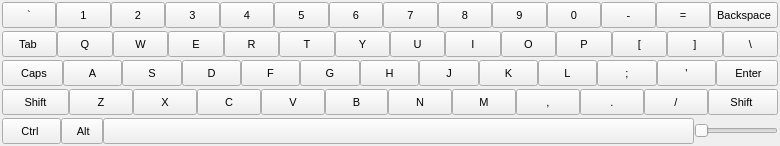
<?xml version="1.0" encoding="UTF-8"?>
<ui version="4.0">
 <class>WidgetKeyboard</class>
 <widget class="QWidget" name="WidgetKeyboard">
  <property name="geometry">
   <rect>
    <x>0</x>
    <y>0</y>
    <width>780</width>
    <height>146</height>
   </rect>
  </property>
  <property name="windowTitle">
   <string>Virtual Keyboard</string>
  </property>
  <layout class="QVBoxLayout" name="verticalLayout_2" stretch="0">
   <property name="spacing">
    <number>2</number>
   </property>
   <property name="margin">
    <number>2</number>
   </property>
   <item>
    <layout class="QGridLayout" name="gridLayout_5" rowstretch="2" columnstretch="7">
     <item row="0" column="0">
      <layout class="QGridLayout" name="gridLayout_3">
       <property name="spacing">
        <number>3</number>
       </property>
       <item row="0" column="0">
        <layout class="QHBoxLayout" name="horizontalLayout">
         <property name="spacing">
          <number>0</number>
         </property>
         <item>
          <widget class="QToolButton" name="btnTilt">
           <property name="sizePolicy">
            <sizepolicy hsizetype="Expanding" vsizetype="Expanding">
             <horstretch>0</horstretch>
             <verstretch>0</verstretch>
            </sizepolicy>
           </property>
           <property name="font">
            <font>
             <pointsize>8</pointsize>
            </font>
           </property>
           <property name="accessibleName">
            <string>0x60</string>
           </property>
           <property name="text">
            <string>`</string>
           </property>
           <property name="autoRepeat">
            <bool>true</bool>
           </property>
          </widget>
         </item>
         <item>
          <widget class="QToolButton" name="btn1">
           <property name="sizePolicy">
            <sizepolicy hsizetype="Expanding" vsizetype="Expanding">
             <horstretch>0</horstretch>
             <verstretch>0</verstretch>
            </sizepolicy>
           </property>
           <property name="font">
            <font>
             <pointsize>8</pointsize>
            </font>
           </property>
           <property name="accessibleName">
            <string>0x31</string>
           </property>
           <property name="text">
            <string>1</string>
           </property>
           <property name="autoRepeat">
            <bool>true</bool>
           </property>
          </widget>
         </item>
         <item>
          <widget class="QToolButton" name="btn2">
           <property name="sizePolicy">
            <sizepolicy hsizetype="Expanding" vsizetype="Expanding">
             <horstretch>0</horstretch>
             <verstretch>0</verstretch>
            </sizepolicy>
           </property>
           <property name="font">
            <font>
             <pointsize>8</pointsize>
            </font>
           </property>
           <property name="accessibleName">
            <string>0x32</string>
           </property>
           <property name="text">
            <string>2</string>
           </property>
           <property name="autoRepeat">
            <bool>true</bool>
           </property>
          </widget>
         </item>
         <item>
          <widget class="QToolButton" name="btn3">
           <property name="sizePolicy">
            <sizepolicy hsizetype="Expanding" vsizetype="Expanding">
             <horstretch>0</horstretch>
             <verstretch>0</verstretch>
            </sizepolicy>
           </property>
           <property name="font">
            <font>
             <pointsize>8</pointsize>
            </font>
           </property>
           <property name="accessibleName">
            <string>0x33</string>
           </property>
           <property name="text">
            <string>3</string>
           </property>
           <property name="autoRepeat">
            <bool>true</bool>
           </property>
          </widget>
         </item>
         <item>
          <widget class="QToolButton" name="btn4">
           <property name="sizePolicy">
            <sizepolicy hsizetype="Expanding" vsizetype="Expanding">
             <horstretch>0</horstretch>
             <verstretch>0</verstretch>
            </sizepolicy>
           </property>
           <property name="font">
            <font>
             <pointsize>8</pointsize>
            </font>
           </property>
           <property name="accessibleName">
            <string>0x34</string>
           </property>
           <property name="text">
            <string>4</string>
           </property>
           <property name="autoRepeat">
            <bool>true</bool>
           </property>
          </widget>
         </item>
         <item>
          <widget class="QToolButton" name="btn5">
           <property name="sizePolicy">
            <sizepolicy hsizetype="Expanding" vsizetype="Expanding">
             <horstretch>0</horstretch>
             <verstretch>0</verstretch>
            </sizepolicy>
           </property>
           <property name="font">
            <font>
             <pointsize>8</pointsize>
            </font>
           </property>
           <property name="accessibleName">
            <string>0x35</string>
           </property>
           <property name="text">
            <string>5</string>
           </property>
           <property name="autoRepeat">
            <bool>true</bool>
           </property>
          </widget>
         </item>
         <item>
          <widget class="QToolButton" name="btn6">
           <property name="sizePolicy">
            <sizepolicy hsizetype="Expanding" vsizetype="Expanding">
             <horstretch>0</horstretch>
             <verstretch>0</verstretch>
            </sizepolicy>
           </property>
           <property name="font">
            <font>
             <pointsize>8</pointsize>
            </font>
           </property>
           <property name="accessibleName">
            <string>0x36</string>
           </property>
           <property name="text">
            <string>6</string>
           </property>
           <property name="autoRepeat">
            <bool>true</bool>
           </property>
          </widget>
         </item>
         <item>
          <widget class="QToolButton" name="btn7">
           <property name="sizePolicy">
            <sizepolicy hsizetype="Expanding" vsizetype="Expanding">
             <horstretch>0</horstretch>
             <verstretch>0</verstretch>
            </sizepolicy>
           </property>
           <property name="font">
            <font>
             <pointsize>8</pointsize>
            </font>
           </property>
           <property name="accessibleName">
            <string>0x37</string>
           </property>
           <property name="text">
            <string>7</string>
           </property>
           <property name="autoRepeat">
            <bool>true</bool>
           </property>
          </widget>
         </item>
         <item>
          <widget class="QToolButton" name="btn8">
           <property name="sizePolicy">
            <sizepolicy hsizetype="Expanding" vsizetype="Expanding">
             <horstretch>0</horstretch>
             <verstretch>0</verstretch>
            </sizepolicy>
           </property>
           <property name="font">
            <font>
             <pointsize>8</pointsize>
            </font>
           </property>
           <property name="accessibleName">
            <string>0x38</string>
           </property>
           <property name="text">
            <string>8</string>
           </property>
           <property name="autoRepeat">
            <bool>true</bool>
           </property>
          </widget>
         </item>
         <item>
          <widget class="QToolButton" name="btn9">
           <property name="sizePolicy">
            <sizepolicy hsizetype="Expanding" vsizetype="Expanding">
             <horstretch>0</horstretch>
             <verstretch>0</verstretch>
            </sizepolicy>
           </property>
           <property name="font">
            <font>
             <pointsize>8</pointsize>
            </font>
           </property>
           <property name="accessibleName">
            <string>0x39</string>
           </property>
           <property name="text">
            <string>9</string>
           </property>
           <property name="autoRepeat">
            <bool>true</bool>
           </property>
          </widget>
         </item>
         <item>
          <widget class="QToolButton" name="btn0">
           <property name="sizePolicy">
            <sizepolicy hsizetype="Expanding" vsizetype="Expanding">
             <horstretch>0</horstretch>
             <verstretch>0</verstretch>
            </sizepolicy>
           </property>
           <property name="font">
            <font>
             <pointsize>8</pointsize>
            </font>
           </property>
           <property name="accessibleName">
            <string>0x30</string>
           </property>
           <property name="text">
            <string>0</string>
           </property>
           <property name="autoRepeat">
            <bool>true</bool>
           </property>
          </widget>
         </item>
         <item>
          <widget class="QToolButton" name="btnHiphen">
           <property name="sizePolicy">
            <sizepolicy hsizetype="Expanding" vsizetype="Expanding">
             <horstretch>0</horstretch>
             <verstretch>0</verstretch>
            </sizepolicy>
           </property>
           <property name="font">
            <font>
             <pointsize>8</pointsize>
            </font>
           </property>
           <property name="accessibleName">
            <string>0x2d</string>
           </property>
           <property name="text">
            <string>-</string>
           </property>
           <property name="autoRepeat">
            <bool>true</bool>
           </property>
          </widget>
         </item>
         <item>
          <widget class="QToolButton" name="btnAssign">
           <property name="sizePolicy">
            <sizepolicy hsizetype="Expanding" vsizetype="Expanding">
             <horstretch>0</horstretch>
             <verstretch>0</verstretch>
            </sizepolicy>
           </property>
           <property name="font">
            <font>
             <pointsize>8</pointsize>
            </font>
           </property>
           <property name="accessibleName">
            <string>13</string>
           </property>
           <property name="text">
            <string>=</string>
           </property>
           <property name="autoRepeat">
            <bool>true</bool>
           </property>
          </widget>
         </item>
         <item>
          <widget class="QToolButton" name="btnBackSpace">
           <property name="sizePolicy">
            <sizepolicy hsizetype="Expanding" vsizetype="Expanding">
             <horstretch>0</horstretch>
             <verstretch>0</verstretch>
            </sizepolicy>
           </property>
           <property name="font">
            <font>
             <pointsize>8</pointsize>
            </font>
           </property>
           <property name="accessibleName">
            <string>0x01000003</string>
           </property>
           <property name="text">
            <string>Backspace</string>
           </property>
           <property name="autoRepeat">
            <bool>true</bool>
           </property>
          </widget>
         </item>
        </layout>
       </item>
       <item row="2" column="0">
        <layout class="QHBoxLayout" name="horizontalLayout_3">
         <property name="spacing">
          <number>0</number>
         </property>
         <item>
          <widget class="QToolButton" name="btnCaps">
           <property name="sizePolicy">
            <sizepolicy hsizetype="Expanding" vsizetype="Expanding">
             <horstretch>0</horstretch>
             <verstretch>0</verstretch>
            </sizepolicy>
           </property>
           <property name="font">
            <font>
             <pointsize>8</pointsize>
            </font>
           </property>
           <property name="accessibleName">
            <string>0x01000024</string>
           </property>
           <property name="text">
            <string>    Caps   </string>
           </property>
           <property name="checkable">
            <bool>true</bool>
           </property>
           <property name="autoRepeat">
            <bool>true</bool>
           </property>
          </widget>
         </item>
         <item>
          <widget class="QToolButton" name="btnA">
           <property name="sizePolicy">
            <sizepolicy hsizetype="Expanding" vsizetype="Expanding">
             <horstretch>0</horstretch>
             <verstretch>0</verstretch>
            </sizepolicy>
           </property>
           <property name="font">
            <font>
             <pointsize>8</pointsize>
            </font>
           </property>
           <property name="accessibleName">
            <string>0x41</string>
           </property>
           <property name="text">
            <string>A</string>
           </property>
           <property name="autoRepeat">
            <bool>true</bool>
           </property>
          </widget>
         </item>
         <item>
          <widget class="QToolButton" name="btnS">
           <property name="sizePolicy">
            <sizepolicy hsizetype="Expanding" vsizetype="Expanding">
             <horstretch>0</horstretch>
             <verstretch>0</verstretch>
            </sizepolicy>
           </property>
           <property name="font">
            <font>
             <pointsize>8</pointsize>
            </font>
           </property>
           <property name="accessibleName">
            <string>0x53</string>
           </property>
           <property name="text">
            <string>S</string>
           </property>
           <property name="autoRepeat">
            <bool>true</bool>
           </property>
          </widget>
         </item>
         <item>
          <widget class="QToolButton" name="btnD">
           <property name="sizePolicy">
            <sizepolicy hsizetype="Expanding" vsizetype="Expanding">
             <horstretch>0</horstretch>
             <verstretch>0</verstretch>
            </sizepolicy>
           </property>
           <property name="font">
            <font>
             <pointsize>8</pointsize>
            </font>
           </property>
           <property name="accessibleName">
            <string>0x44</string>
           </property>
           <property name="text">
            <string>D</string>
           </property>
           <property name="autoRepeat">
            <bool>true</bool>
           </property>
          </widget>
         </item>
         <item>
          <widget class="QToolButton" name="btnF">
           <property name="sizePolicy">
            <sizepolicy hsizetype="Expanding" vsizetype="Expanding">
             <horstretch>0</horstretch>
             <verstretch>0</verstretch>
            </sizepolicy>
           </property>
           <property name="font">
            <font>
             <pointsize>8</pointsize>
            </font>
           </property>
           <property name="accessibleName">
            <string>0x46</string>
           </property>
           <property name="text">
            <string>F</string>
           </property>
           <property name="autoRepeat">
            <bool>true</bool>
           </property>
          </widget>
         </item>
         <item>
          <widget class="QToolButton" name="btnG">
           <property name="sizePolicy">
            <sizepolicy hsizetype="Expanding" vsizetype="Expanding">
             <horstretch>0</horstretch>
             <verstretch>0</verstretch>
            </sizepolicy>
           </property>
           <property name="font">
            <font>
             <pointsize>8</pointsize>
            </font>
           </property>
           <property name="accessibleName">
            <string>0x47</string>
           </property>
           <property name="text">
            <string>G</string>
           </property>
           <property name="autoRepeat">
            <bool>true</bool>
           </property>
          </widget>
         </item>
         <item>
          <widget class="QToolButton" name="btnH">
           <property name="sizePolicy">
            <sizepolicy hsizetype="Expanding" vsizetype="Expanding">
             <horstretch>0</horstretch>
             <verstretch>0</verstretch>
            </sizepolicy>
           </property>
           <property name="font">
            <font>
             <pointsize>8</pointsize>
            </font>
           </property>
           <property name="accessibleName">
            <string>0x48</string>
           </property>
           <property name="text">
            <string>H</string>
           </property>
           <property name="autoRepeat">
            <bool>true</bool>
           </property>
          </widget>
         </item>
         <item>
          <widget class="QToolButton" name="btnJ">
           <property name="sizePolicy">
            <sizepolicy hsizetype="Expanding" vsizetype="Expanding">
             <horstretch>0</horstretch>
             <verstretch>0</verstretch>
            </sizepolicy>
           </property>
           <property name="font">
            <font>
             <pointsize>8</pointsize>
            </font>
           </property>
           <property name="accessibleName">
            <string>0x4a</string>
           </property>
           <property name="text">
            <string>J</string>
           </property>
           <property name="autoRepeat">
            <bool>true</bool>
           </property>
          </widget>
         </item>
         <item>
          <widget class="QToolButton" name="btnK">
           <property name="sizePolicy">
            <sizepolicy hsizetype="Expanding" vsizetype="Expanding">
             <horstretch>0</horstretch>
             <verstretch>0</verstretch>
            </sizepolicy>
           </property>
           <property name="font">
            <font>
             <pointsize>8</pointsize>
            </font>
           </property>
           <property name="accessibleName">
            <string>0x4b</string>
           </property>
           <property name="text">
            <string>K</string>
           </property>
           <property name="autoRepeat">
            <bool>true</bool>
           </property>
          </widget>
         </item>
         <item>
          <widget class="QToolButton" name="btnL">
           <property name="sizePolicy">
            <sizepolicy hsizetype="Expanding" vsizetype="Expanding">
             <horstretch>0</horstretch>
             <verstretch>0</verstretch>
            </sizepolicy>
           </property>
           <property name="font">
            <font>
             <pointsize>8</pointsize>
            </font>
           </property>
           <property name="accessibleName">
            <string>0x4c</string>
           </property>
           <property name="text">
            <string>L</string>
           </property>
           <property name="autoRepeat">
            <bool>true</bool>
           </property>
          </widget>
         </item>
         <item>
          <widget class="QToolButton" name="btnSemiColon">
           <property name="sizePolicy">
            <sizepolicy hsizetype="Expanding" vsizetype="Expanding">
             <horstretch>0</horstretch>
             <verstretch>0</verstretch>
            </sizepolicy>
           </property>
           <property name="font">
            <font>
             <pointsize>8</pointsize>
            </font>
           </property>
           <property name="accessibleName">
            <string>0x3b</string>
           </property>
           <property name="text">
            <string>;</string>
           </property>
           <property name="autoRepeat">
            <bool>true</bool>
           </property>
          </widget>
         </item>
         <item>
          <widget class="QToolButton" name="btnSp">
           <property name="sizePolicy">
            <sizepolicy hsizetype="Expanding" vsizetype="Expanding">
             <horstretch>0</horstretch>
             <verstretch>0</verstretch>
            </sizepolicy>
           </property>
           <property name="font">
            <font>
             <pointsize>8</pointsize>
            </font>
           </property>
           <property name="accessibleName">
            <string>0x27</string>
           </property>
           <property name="text">
            <string>'</string>
           </property>
           <property name="autoRepeat">
            <bool>true</bool>
           </property>
          </widget>
         </item>
         <item>
          <widget class="QToolButton" name="btnReturn">
           <property name="sizePolicy">
            <sizepolicy hsizetype="Expanding" vsizetype="Expanding">
             <horstretch>0</horstretch>
             <verstretch>0</verstretch>
            </sizepolicy>
           </property>
           <property name="font">
            <font>
             <pointsize>8</pointsize>
            </font>
           </property>
           <property name="accessibleName">
            <string>0x01000004</string>
           </property>
           <property name="text">
            <string>    Enter   </string>
           </property>
           <property name="autoRepeat">
            <bool>true</bool>
           </property>
          </widget>
         </item>
        </layout>
       </item>
       <item row="3" column="0">
        <layout class="QHBoxLayout" name="horizontalLayout_4">
         <property name="spacing">
          <number>0</number>
         </property>
         <item>
          <widget class="QToolButton" name="btnShiftLeft">
           <property name="sizePolicy">
            <sizepolicy hsizetype="Expanding" vsizetype="Expanding">
             <horstretch>0</horstretch>
             <verstretch>0</verstretch>
            </sizepolicy>
           </property>
           <property name="font">
            <font>
             <pointsize>8</pointsize>
            </font>
           </property>
           <property name="accessibleName">
            <string>0x01000020</string>
           </property>
           <property name="text">
            <string>     Shift     </string>
           </property>
           <property name="checkable">
            <bool>true</bool>
           </property>
           <property name="autoRepeat">
            <bool>true</bool>
           </property>
          </widget>
         </item>
         <item>
          <widget class="QToolButton" name="btnZ">
           <property name="sizePolicy">
            <sizepolicy hsizetype="Expanding" vsizetype="Expanding">
             <horstretch>0</horstretch>
             <verstretch>0</verstretch>
            </sizepolicy>
           </property>
           <property name="font">
            <font>
             <pointsize>8</pointsize>
            </font>
           </property>
           <property name="accessibleName">
            <string>0x5a</string>
           </property>
           <property name="text">
            <string>Z</string>
           </property>
           <property name="autoRepeat">
            <bool>true</bool>
           </property>
          </widget>
         </item>
         <item>
          <widget class="QToolButton" name="btnX">
           <property name="sizePolicy">
            <sizepolicy hsizetype="Expanding" vsizetype="Expanding">
             <horstretch>0</horstretch>
             <verstretch>0</verstretch>
            </sizepolicy>
           </property>
           <property name="font">
            <font>
             <pointsize>8</pointsize>
            </font>
           </property>
           <property name="accessibleName">
            <string>0x58</string>
           </property>
           <property name="text">
            <string>X</string>
           </property>
           <property name="autoRepeat">
            <bool>true</bool>
           </property>
          </widget>
         </item>
         <item>
          <widget class="QToolButton" name="btnC">
           <property name="sizePolicy">
            <sizepolicy hsizetype="Expanding" vsizetype="Expanding">
             <horstretch>0</horstretch>
             <verstretch>0</verstretch>
            </sizepolicy>
           </property>
           <property name="font">
            <font>
             <pointsize>8</pointsize>
            </font>
           </property>
           <property name="accessibleName">
            <string>0x43</string>
           </property>
           <property name="text">
            <string>C</string>
           </property>
           <property name="autoRepeat">
            <bool>true</bool>
           </property>
          </widget>
         </item>
         <item>
          <widget class="QToolButton" name="btnV">
           <property name="sizePolicy">
            <sizepolicy hsizetype="Expanding" vsizetype="Expanding">
             <horstretch>0</horstretch>
             <verstretch>0</verstretch>
            </sizepolicy>
           </property>
           <property name="font">
            <font>
             <pointsize>8</pointsize>
            </font>
           </property>
           <property name="accessibleName">
            <string>0x56</string>
           </property>
           <property name="text">
            <string>V</string>
           </property>
           <property name="autoRepeat">
            <bool>true</bool>
           </property>
          </widget>
         </item>
         <item>
          <widget class="QToolButton" name="btnB">
           <property name="sizePolicy">
            <sizepolicy hsizetype="Expanding" vsizetype="Expanding">
             <horstretch>0</horstretch>
             <verstretch>0</verstretch>
            </sizepolicy>
           </property>
           <property name="font">
            <font>
             <pointsize>8</pointsize>
            </font>
           </property>
           <property name="accessibleName">
            <string>0x42</string>
           </property>
           <property name="text">
            <string>B</string>
           </property>
           <property name="autoRepeat">
            <bool>true</bool>
           </property>
          </widget>
         </item>
         <item>
          <widget class="QToolButton" name="btnN">
           <property name="sizePolicy">
            <sizepolicy hsizetype="Expanding" vsizetype="Expanding">
             <horstretch>0</horstretch>
             <verstretch>0</verstretch>
            </sizepolicy>
           </property>
           <property name="font">
            <font>
             <pointsize>8</pointsize>
            </font>
           </property>
           <property name="accessibleName">
            <string>0x4e</string>
           </property>
           <property name="text">
            <string>N</string>
           </property>
           <property name="autoRepeat">
            <bool>true</bool>
           </property>
          </widget>
         </item>
         <item>
          <widget class="QToolButton" name="btnM">
           <property name="sizePolicy">
            <sizepolicy hsizetype="Expanding" vsizetype="Expanding">
             <horstretch>0</horstretch>
             <verstretch>0</verstretch>
            </sizepolicy>
           </property>
           <property name="font">
            <font>
             <pointsize>8</pointsize>
            </font>
           </property>
           <property name="accessibleName">
            <string>0x4d</string>
           </property>
           <property name="text">
            <string>M</string>
           </property>
           <property name="autoRepeat">
            <bool>true</bool>
           </property>
          </widget>
         </item>
         <item>
          <widget class="QToolButton" name="btnComma">
           <property name="sizePolicy">
            <sizepolicy hsizetype="Expanding" vsizetype="Expanding">
             <horstretch>0</horstretch>
             <verstretch>0</verstretch>
            </sizepolicy>
           </property>
           <property name="font">
            <font>
             <pointsize>8</pointsize>
            </font>
           </property>
           <property name="accessibleName">
            <string>0x2c</string>
           </property>
           <property name="text">
            <string>,</string>
           </property>
           <property name="autoRepeat">
            <bool>true</bool>
           </property>
          </widget>
         </item>
         <item>
          <widget class="QToolButton" name="btnPeriod">
           <property name="sizePolicy">
            <sizepolicy hsizetype="Expanding" vsizetype="Expanding">
             <horstretch>0</horstretch>
             <verstretch>0</verstretch>
            </sizepolicy>
           </property>
           <property name="font">
            <font>
             <pointsize>8</pointsize>
            </font>
           </property>
           <property name="accessibleName">
            <string>0x2e</string>
           </property>
           <property name="text">
            <string>.</string>
           </property>
           <property name="autoRepeat">
            <bool>true</bool>
           </property>
          </widget>
         </item>
         <item>
          <widget class="QToolButton" name="btnBcwdSlash">
           <property name="sizePolicy">
            <sizepolicy hsizetype="Expanding" vsizetype="Expanding">
             <horstretch>0</horstretch>
             <verstretch>0</verstretch>
            </sizepolicy>
           </property>
           <property name="font">
            <font>
             <pointsize>8</pointsize>
            </font>
           </property>
           <property name="accessibleName">
            <string>0x2f</string>
           </property>
           <property name="text">
            <string>/</string>
           </property>
           <property name="autoRepeat">
            <bool>true</bool>
           </property>
          </widget>
         </item>
         <item>
          <widget class="QToolButton" name="btnShiftRight">
           <property name="sizePolicy">
            <sizepolicy hsizetype="Expanding" vsizetype="Expanding">
             <horstretch>0</horstretch>
             <verstretch>0</verstretch>
            </sizepolicy>
           </property>
           <property name="font">
            <font>
             <pointsize>8</pointsize>
            </font>
           </property>
           <property name="accessibleName">
            <string>0x01000020</string>
           </property>
           <property name="text">
            <string>     Shift      </string>
           </property>
           <property name="checkable">
            <bool>true</bool>
           </property>
           <property name="autoRepeat">
            <bool>true</bool>
           </property>
          </widget>
         </item>
        </layout>
       </item>
       <item row="4" column="0">
        <layout class="QHBoxLayout" name="horizontalLayout_5">
         <property name="spacing">
          <number>0</number>
         </property>
         <item>
          <widget class="QToolButton" name="btnCtrlLeft">
           <property name="sizePolicy">
            <sizepolicy hsizetype="Minimum" vsizetype="Minimum">
             <horstretch>0</horstretch>
             <verstretch>0</verstretch>
            </sizepolicy>
           </property>
           <property name="font">
            <font>
             <pointsize>8</pointsize>
            </font>
           </property>
           <property name="accessibleName">
            <string>0x01000021</string>
           </property>
           <property name="text">
            <string>    Ctrl     </string>
           </property>
           <property name="checkable">
            <bool>true</bool>
           </property>
           <property name="autoRepeat">
            <bool>true</bool>
           </property>
          </widget>
         </item>
         <item>
          <widget class="QToolButton" name="btnAltLeft">
           <property name="sizePolicy">
            <sizepolicy hsizetype="Minimum" vsizetype="Minimum">
             <horstretch>0</horstretch>
             <verstretch>0</verstretch>
            </sizepolicy>
           </property>
           <property name="font">
            <font>
             <pointsize>8</pointsize>
            </font>
           </property>
           <property name="accessibleName">
            <string>0x01000023</string>
           </property>
           <property name="text">
            <string>   Alt  </string>
           </property>
           <property name="checkable">
            <bool>true</bool>
           </property>
           <property name="autoRepeat">
            <bool>true</bool>
           </property>
          </widget>
         </item>
         <item>
          <widget class="QToolButton" name="btnSpace">
           <property name="sizePolicy">
            <sizepolicy hsizetype="MinimumExpanding" vsizetype="Expanding">
             <horstretch>0</horstretch>
             <verstretch>0</verstretch>
            </sizepolicy>
           </property>
           <property name="font">
            <font>
             <pointsize>8</pointsize>
            </font>
           </property>
           <property name="accessibleName">
            <string>0x20</string>
           </property>
           <property name="text">
            <string/>
           </property>
           <property name="autoRepeat">
            <bool>true</bool>
           </property>
          </widget>
         </item>
         <item>
          <widget class="QSlider" name="sliderOpacity">
           <property name="sizePolicy">
            <sizepolicy hsizetype="Minimum" vsizetype="Fixed">
             <horstretch>0</horstretch>
             <verstretch>0</verstretch>
            </sizepolicy>
           </property>
           <property name="toolTip">
            <string>Transparency</string>
           </property>
           <property name="orientation">
            <enum>Qt::Horizontal</enum>
           </property>
          </widget>
         </item>
        </layout>
       </item>
       <item row="1" column="0">
        <layout class="QHBoxLayout" name="horizontalLayout_2">
         <property name="spacing">
          <number>0</number>
         </property>
         <item>
          <widget class="QToolButton" name="btnTab">
           <property name="sizePolicy">
            <sizepolicy hsizetype="Expanding" vsizetype="Expanding">
             <horstretch>0</horstretch>
             <verstretch>0</verstretch>
            </sizepolicy>
           </property>
           <property name="font">
            <font>
             <pointsize>8</pointsize>
            </font>
           </property>
           <property name="accessibleName">
            <string>0x01000001</string>
           </property>
           <property name="text">
            <string>  Tab   </string>
           </property>
           <property name="autoRepeat">
            <bool>true</bool>
           </property>
          </widget>
         </item>
         <item>
          <widget class="QToolButton" name="btnQ">
           <property name="sizePolicy">
            <sizepolicy hsizetype="Expanding" vsizetype="Expanding">
             <horstretch>0</horstretch>
             <verstretch>0</verstretch>
            </sizepolicy>
           </property>
           <property name="font">
            <font>
             <pointsize>8</pointsize>
            </font>
           </property>
           <property name="accessibleName">
            <string>0x51</string>
           </property>
           <property name="text">
            <string>Q</string>
           </property>
           <property name="autoRepeat">
            <bool>true</bool>
           </property>
          </widget>
         </item>
         <item>
          <widget class="QToolButton" name="btnW">
           <property name="sizePolicy">
            <sizepolicy hsizetype="Expanding" vsizetype="Expanding">
             <horstretch>0</horstretch>
             <verstretch>0</verstretch>
            </sizepolicy>
           </property>
           <property name="font">
            <font>
             <pointsize>8</pointsize>
            </font>
           </property>
           <property name="accessibleName">
            <string>0x57</string>
           </property>
           <property name="text">
            <string>W</string>
           </property>
           <property name="autoRepeat">
            <bool>true</bool>
           </property>
          </widget>
         </item>
         <item>
          <widget class="QToolButton" name="btnE">
           <property name="sizePolicy">
            <sizepolicy hsizetype="Expanding" vsizetype="Expanding">
             <horstretch>0</horstretch>
             <verstretch>0</verstretch>
            </sizepolicy>
           </property>
           <property name="font">
            <font>
             <pointsize>8</pointsize>
            </font>
           </property>
           <property name="accessibleName">
            <string>0x45</string>
           </property>
           <property name="text">
            <string>E</string>
           </property>
           <property name="autoRepeat">
            <bool>true</bool>
           </property>
          </widget>
         </item>
         <item>
          <widget class="QToolButton" name="btnR">
           <property name="sizePolicy">
            <sizepolicy hsizetype="Expanding" vsizetype="Expanding">
             <horstretch>0</horstretch>
             <verstretch>0</verstretch>
            </sizepolicy>
           </property>
           <property name="font">
            <font>
             <pointsize>8</pointsize>
            </font>
           </property>
           <property name="accessibleName">
            <string>0x52</string>
           </property>
           <property name="text">
            <string>R</string>
           </property>
           <property name="autoRepeat">
            <bool>true</bool>
           </property>
          </widget>
         </item>
         <item>
          <widget class="QToolButton" name="btnT">
           <property name="sizePolicy">
            <sizepolicy hsizetype="Expanding" vsizetype="Expanding">
             <horstretch>0</horstretch>
             <verstretch>0</verstretch>
            </sizepolicy>
           </property>
           <property name="font">
            <font>
             <pointsize>8</pointsize>
            </font>
           </property>
           <property name="accessibleName">
            <string>0x54</string>
           </property>
           <property name="text">
            <string>T</string>
           </property>
           <property name="autoRepeat">
            <bool>true</bool>
           </property>
          </widget>
         </item>
         <item>
          <widget class="QToolButton" name="btnY">
           <property name="sizePolicy">
            <sizepolicy hsizetype="Expanding" vsizetype="Expanding">
             <horstretch>0</horstretch>
             <verstretch>0</verstretch>
            </sizepolicy>
           </property>
           <property name="font">
            <font>
             <pointsize>8</pointsize>
            </font>
           </property>
           <property name="accessibleName">
            <string>0x59</string>
           </property>
           <property name="text">
            <string>Y</string>
           </property>
           <property name="autoRepeat">
            <bool>true</bool>
           </property>
          </widget>
         </item>
         <item>
          <widget class="QToolButton" name="btnU">
           <property name="sizePolicy">
            <sizepolicy hsizetype="Expanding" vsizetype="Expanding">
             <horstretch>0</horstretch>
             <verstretch>0</verstretch>
            </sizepolicy>
           </property>
           <property name="font">
            <font>
             <pointsize>8</pointsize>
            </font>
           </property>
           <property name="accessibleName">
            <string>0x55</string>
           </property>
           <property name="text">
            <string>U</string>
           </property>
           <property name="autoRepeat">
            <bool>true</bool>
           </property>
          </widget>
         </item>
         <item>
          <widget class="QToolButton" name="btnI">
           <property name="sizePolicy">
            <sizepolicy hsizetype="Expanding" vsizetype="Expanding">
             <horstretch>0</horstretch>
             <verstretch>0</verstretch>
            </sizepolicy>
           </property>
           <property name="font">
            <font>
             <pointsize>8</pointsize>
            </font>
           </property>
           <property name="accessibleName">
            <string>0x49</string>
           </property>
           <property name="text">
            <string>I</string>
           </property>
           <property name="autoRepeat">
            <bool>true</bool>
           </property>
          </widget>
         </item>
         <item>
          <widget class="QToolButton" name="btnO">
           <property name="sizePolicy">
            <sizepolicy hsizetype="Expanding" vsizetype="Expanding">
             <horstretch>0</horstretch>
             <verstretch>0</verstretch>
            </sizepolicy>
           </property>
           <property name="font">
            <font>
             <pointsize>8</pointsize>
            </font>
           </property>
           <property name="accessibleName">
            <string>0x4f</string>
           </property>
           <property name="text">
            <string>O</string>
           </property>
           <property name="autoRepeat">
            <bool>true</bool>
           </property>
          </widget>
         </item>
         <item>
          <widget class="QToolButton" name="btnP">
           <property name="sizePolicy">
            <sizepolicy hsizetype="Expanding" vsizetype="Expanding">
             <horstretch>0</horstretch>
             <verstretch>0</verstretch>
            </sizepolicy>
           </property>
           <property name="font">
            <font>
             <pointsize>8</pointsize>
            </font>
           </property>
           <property name="accessibleName">
            <string>0x50</string>
           </property>
           <property name="text">
            <string>P</string>
           </property>
           <property name="autoRepeat">
            <bool>true</bool>
           </property>
          </widget>
         </item>
         <item>
          <widget class="QToolButton" name="btnStartSquare">
           <property name="sizePolicy">
            <sizepolicy hsizetype="Expanding" vsizetype="Expanding">
             <horstretch>0</horstretch>
             <verstretch>0</verstretch>
            </sizepolicy>
           </property>
           <property name="font">
            <font>
             <pointsize>8</pointsize>
            </font>
           </property>
           <property name="accessibleName">
            <string>0x5b</string>
           </property>
           <property name="text">
            <string>[</string>
           </property>
           <property name="autoRepeat">
            <bool>true</bool>
           </property>
          </widget>
         </item>
         <item>
          <widget class="QToolButton" name="btnCloseSquare">
           <property name="sizePolicy">
            <sizepolicy hsizetype="Expanding" vsizetype="Expanding">
             <horstretch>0</horstretch>
             <verstretch>0</verstretch>
            </sizepolicy>
           </property>
           <property name="font">
            <font>
             <pointsize>8</pointsize>
            </font>
           </property>
           <property name="accessibleName">
            <string>0x5d</string>
           </property>
           <property name="text">
            <string>]</string>
           </property>
           <property name="autoRepeat">
            <bool>true</bool>
           </property>
          </widget>
         </item>
         <item>
          <widget class="QToolButton" name="btnFwdSlash">
           <property name="sizePolicy">
            <sizepolicy hsizetype="Expanding" vsizetype="Expanding">
             <horstretch>0</horstretch>
             <verstretch>0</verstretch>
            </sizepolicy>
           </property>
           <property name="font">
            <font>
             <pointsize>8</pointsize>
            </font>
           </property>
           <property name="accessibleName">
            <string>0x5c</string>
           </property>
           <property name="text">
            <string>\</string>
           </property>
           <property name="autoRepeat">
            <bool>true</bool>
           </property>
          </widget>
         </item>
        </layout>
       </item>
      </layout>
     </item>
    </layout>
   </item>
  </layout>
 </widget>
 <resources/>
 <connections/>
</ui>
